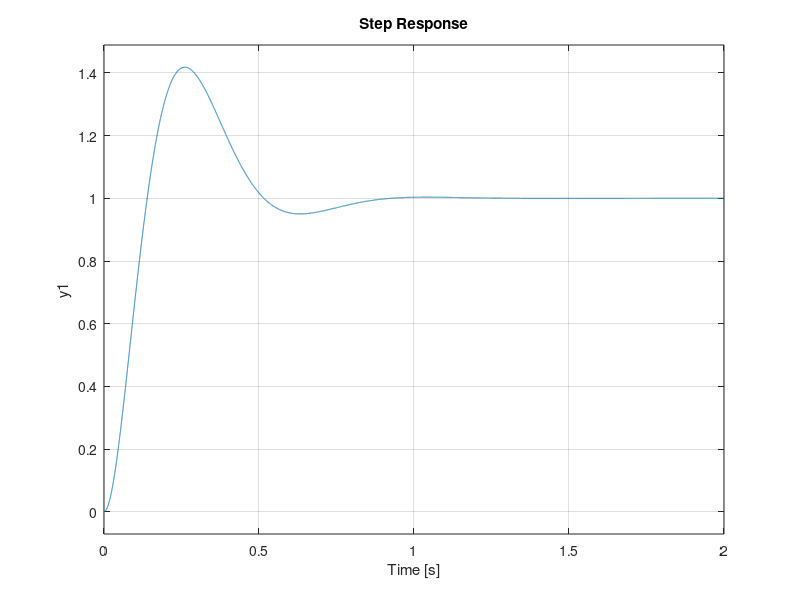

The MATLAB source for this figure:
clear all
kd = 0.625;
kp = 135/16;
ki = 2025/64;

sys1 = tf([400], [1 30 200 0]);
sys3 = tf(kp * [1], [1]) + ki * tf([1],[1 0]) + tf(kd * [1 0], [1]);
sys4 = minreal(sys1 * sys3 / (1 + sys1 * sys3));

t = 0:100e-6:2;
step(sys4, t) 
